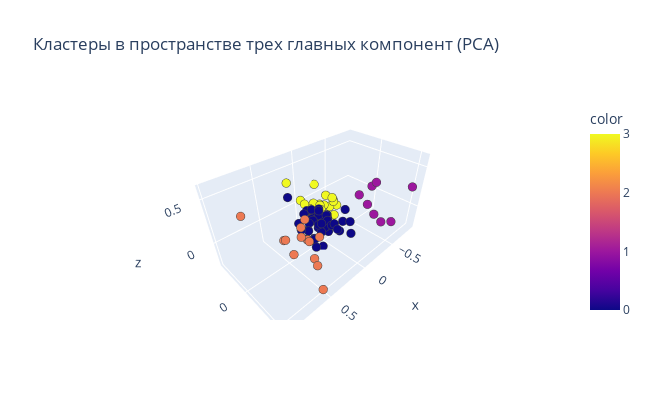

Source (notebook cell):
### Markdown cell above
Визуализируем результат кластеризации непосредственно в пространстве трех главных компонент.

### Code cell
fig = px.scatter_3d(
    x=X_pca[:,0], y=X_pca[:,1], z=X_pca[:,2],
    title='Кластеры в пространстве трех главных компонент (PCA)',
    color=kmeans_pca.labels_, width=650, height=400)
fig.update_traces(marker={'size':3}, marker_line_width=0.5)
fig.show()
fig.write_image('data/social_russia_data/figs_3d/kmeans_pca.png')
